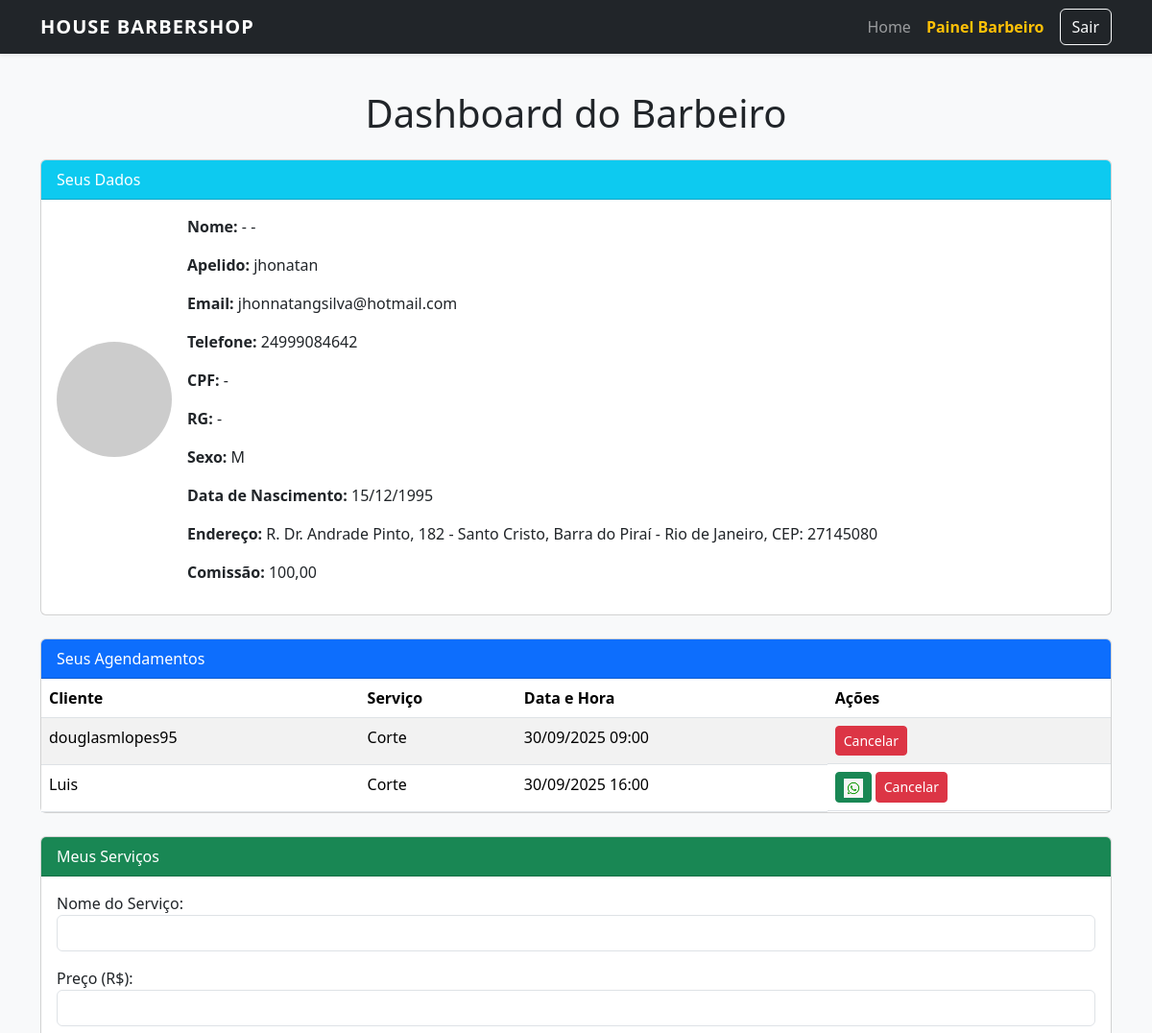
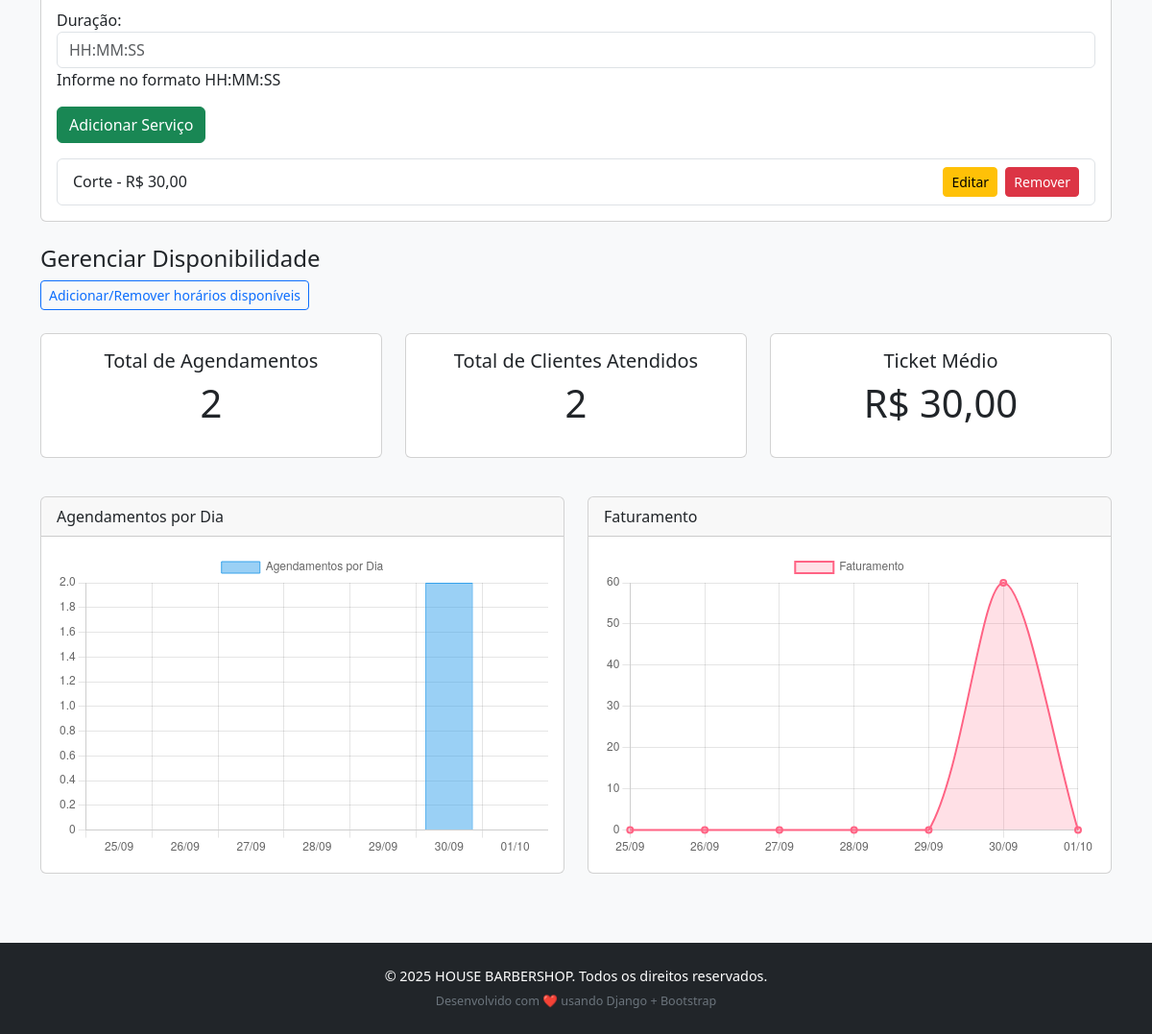
The app's page /dashboard/barbeiro/ (signed in) with its own data (2 pictures, top to bottom).
### agenda/models.py (models this page shows, shortened)
class Usuario(AbstractUser):
    TIPO_CHOICES = (
        ("cliente", "Cliente"),
        ("barbeiro", "Barbeiro"),
        ("admin_barbearia", "Administrador da Barbearia"),
        ("superadmin", "Super Administrador"),
    )
    tipo = models.CharField("Tipo de Usuário", max_length=20, choices=TIPO_CHOICES, default="cliente")
    barbearia = models.ForeignKey(
        Barbearia,
        on_delete=models.SET_NULL,
        null=True,
        blank=True,
        related_name="usuarios",
        verbose_name="Barbearia"
    )
    apelido = models.CharField("Apelido", max_length=50, blank=True, null=True)
    telefone = models.CharField("Telefone", max_length=20, blank=True, null=True)
    cpf = models.CharField("CPF", max_length=14, blank=True, null=True)
    rg = models.CharField("RG", max_length=20, blank=True, null=True)
    sexo = models.CharField(
        "Sexo",
        max_length=10,
        choices=(('M', 'Masculino'), ('F', 'Feminino')),
        blank=True,
        null=True
    )
    data_nascimento = models.DateField("Data de Nascimento", blank=True, null=True)
    estado = models.CharField("Estado", max_length=50, blank=True, null=True)
    cidade = models.CharField("Cidade", max_length=50, blank=True, null=True)
    bairro = models.CharField("Bairro", max_length=50, blank=True, null=True)
    rua = models.CharField("Rua", max_length=100, blank=True, null=True)
    cep = models.CharField("CEP", max_length=10, blank=True, null=True)
    numero = models.CharField("Número", max_length=10, blank=True, null=True)
    complemento = models.CharField("Complemento", max_length=50, blank=True, null=True)
    observacao = models.TextField("Observação", blank=True, null=True)
    foto = models.ImageField("Foto", upload_to='fotos_barbeiro/', blank=True, null=True)
    comissao = models.DecimalField("Comissão (%)", max_digits=5, decimal_places=2, default=0.0)
    class Meta:
        verbose_name = "Usuário"
        verbose_name_plural = "Usuários"
        ordering = ["username"]

class Agendamento(models.Model):
    STATUS_CHOICES = (
        ("ativo", "Ativo"),
        ("cancelado", "Cancelado"),
    )
    barbearia = models.ForeignKey(
        Barbearia,
        on_delete=models.CASCADE,
        related_name="agendamentos",
        verbose_name="Barbearia"
    )
    cliente = models.ForeignKey(
        Usuario,
        on_delete=models.CASCADE,
        related_name="agendamentos_cliente",
        verbose_name="Cliente"
    )
    barbeiro = models.ForeignKey(
        Usuario,
        on_delete=models.CASCADE,
        related_name="agendamentos_barbeiro",
        verbose_name="Barbeiro"
    )
    servico = models.ForeignKey(
        Servico,
        on_delete=models.SET_NULL,
        null=True,
        related_name="agendamentos",
        verbose_name="Serviço"
    )
    data = models.DateTimeField("Data e Hora")
    criado_em = models.DateTimeField("Criado em", auto_now_add=True)
    status = models.CharField("Status", max_length=20, choices=STATUS_CHOICES, default="ativo")
    mensagem_cancelamento = models.TextField("Mensagem de Cancelamento", blank=True, null=True)
    class Meta:
        verbose_name = "Agendamento"
        verbose_name_plural = "Agendamentos"
        ordering = ["-data"]

class Servico(models.Model):
    barbearia = models.ForeignKey(
        Barbearia,
        on_delete=models.CASCADE,
        related_name="servicos",
        verbose_name="Barbearia"
    )
    barbeiro = models.ForeignKey(
        Usuario,
        on_delete=models.CASCADE,
        related_name="servicos",
        verbose_name="Barbeiro"
    )
    nome = models.CharField("Nome do Serviço", max_length=100)
    preco = models.DecimalField("Preço (R$)", max_digits=8, decimal_places=2)
    duracao = models.DurationField("Duração", help_text="Informe no formato HH:MM:SS")
    class Meta:
        verbose_name = "Serviço"
        verbose_name_plural = "Serviços"
        ordering = ["nome"]

### agenda/views.py (the view, shortened to what this page needs)
# urls.py: path("dashboard/barbeiro/", views.dashboard_barbeiro, name="dashboard_barbeiro"),
@login_required
def dashboard_barbeiro(request):
    if request.user.tipo != "barbeiro":
        return redirect("agenda:home")
    agendamentos = Agendamento.objects.filter(barbeiro=request.user).order_by("data")
    total_agendamentos = agendamentos.filter(status="ativo").count()
    total_clientes = agendamentos.filter(status="ativo").values("cliente").distinct().count()
    ticket_medio = agendamentos.filter(status="ativo").aggregate(avg=Avg("servico__preco"))["avg"] or 0
    stats = []
    for i in range(7):
        dia = now().date() - timedelta(days=i)
        dia_agendamentos = agendamentos.filter(data__date=dia, status="ativo")
        stats.append({
            "data": dia.strftime("%d/%m"),
            "total": dia_agendamentos.count(),
            "faturamento": dia_agendamentos.aggregate(total=Sum("servico__preco"))["total"] or 0
        })
    stats.reverse()
    servicos = Servico.objects.filter(barbeiro=request.user)
    form = ServicoForm()
    return render(
        request,
        "dashboard_barbeiro.html",
        {
            "agendamentos": agendamentos,
            "total_agendamentos": total_agendamentos,
            "total_clientes": total_clientes,
            "ticket_medio": ticket_medio,
            "stats": stats,
            "servicos": servicos,
            "form": form
        },
    )

### agenda/forms.py
class ServicoForm(forms.ModelForm):
    class Meta:
        model = Servico
        fields = ["nome", "preco", "duracao"]
        widgets = {
            "nome": forms.TextInput(attrs={"class": "form-control"}),
            "preco": forms.NumberInput(attrs={"class": "form-control"}),
            "duracao": forms.TextInput(attrs={"class": "form-control", "placeholder": "HH:MM:SS"}),
        }

### agenda/templatetags/custom_filters.py (called while the page is built)
@register.filter
def limpar_telefone(value):
    if not value:
        return ''
    return re.sub(r'[^0-9]', '', value)

### templates/dashboard_barbeiro.html (shortened to what this page needs)
{% extends "base.html" %}
{% load static %}
{% load custom_filters %}
{% block content %}
<div class="container my-4">
  <h1 class="mb-4 text-center">Dashboard do Barbeiro</h1>
  <div class="card mb-4">
    <div class="card-header bg-info text-white">Seus Dados</div>
    <div class="card-body d-flex align-items-center flex-wrap">
      {% if user.foto %}
        <img src="{{ user.foto.url }}" alt="Foto do Barbeiro" class="rounded-circle me-3 mb-3" width="120" height="120">
      {% else %}
        <img src="https://via.placeholder.com/120" alt="Sem foto" class="rounded-circle me-3 mb-3">
      {% endif %}
      <div>
        <p><strong>Nome:</strong> {{ user.first_name|default:"-" }} {{ user.last_name|default:"-" }}</p>
        <p><strong>Apelido:</strong> {{ user.username|default:"-" }}</p>
        <p><strong>Email:</strong> {{ user.email|default:"-" }}</p>
        <p><strong>Telefone:</strong> {{ user.telefone|default:"-" }}</p>
        <p><strong>CPF:</strong> {{ user.cpf|default:"-" }}</p>
        <p><strong>RG:</strong> {{ user.rg|default:"-" }}</p>
        <p><strong>Sexo:</strong> {{ user.sexo|default:"-" }}</p>
        <p><strong>Data de Nascimento:</strong> {{ user.data_nascimento|date:"d/m/Y"|default:"-" }}</p>
        <p><strong>Endereço:</strong>
          {{ user.rua|default:"-" }}, {{ user.numero|default:"-" }} - {{ user.bairro|default:"-" }}, {{ user.cidade|default:"-" }} - {{ user.estado|default:"-" }}, CEP: {{ user.cep|default:"-" }}
        </p>
        <p><strong>Comissão:</strong> {{ user.comissao|default:"0%" }}</p>
      </div>
    </div>
  </div>
  <div class="card mb-4">
    <div class="card-header bg-primary text-white">Seus Agendamentos</div>
    <div class="table-responsive">
      <table class="table table-striped table-hover mb-0">
        <thead>
          <tr>
            <th>Cliente</th>
            <th>Serviço</th>
            <th>Data e Hora</th>
            <th>Ações</th>
          </tr>
        </thead>
        <tbody>
          {% for a in agendamentos %}
            {% if a.status == "ativo" %}
            <tr>
              <td>{{ a.cliente.username|default:"-" }}</td>
              <td>{% if a.servico %}{{ a.servico.nome }}{% else %}<em>Serviço não definido</em>{% endif %}</td>
              <td>{{ a.data|date:"d/m/Y H:i" }}</td>
              <td class="d-flex gap-1">
                {% if a.cliente.telefone %}
                  <a href="https://wa.me/+55{{ a.cliente.telefone|limpar_telefone }}"
                     target="_blank" class="btn btn-success btn-sm" title="WhatsApp Cliente">
                     <img src="{% static 'images/whatsapp-logo.jpg' %}" alt="WhatsApp" style="height:20px;">
                  </a>
                {% endif %}
                <a href="{% url 'agenda:cancelar_agendamento' a.id %}"
                   class="btn btn-danger btn-sm"
                   onclick="return confirm('Deseja realmente cancelar este agendamento?');">
                   Cancelar
                </a>
              </td>
            </tr>
            {% endif %}
          {% empty %}
            <tr>
              <td colspan="4" class="text-center">Nenhum agendamento ainda.</td>
            </tr>
          {% endfor %}
        </tbody>
      </table>
    </div>
  </div>
  <div class="card mb-4">
    <div class="card-header bg-success text-white">Meus Serviços</div>
    <div class="card-body">
      <form method="post" action="{% url 'agenda:adicionar_servico' %}" class="mb-3">
        {{ form.as_p }}
        <button type="submit" class="btn btn-success">Adicionar Serviço</button>
      </form>
      <ul class="list-group">
        {% for s in servicos %}
          <li class="list-group-item d-flex justify-content-between align-items-center flex-wrap">
            <span>{{ s.nome }} - R$ {{ s.preco|floatformat:2 }}</span>
            <div class="mt-2 mt-md-0">
              <a href="{% url 'agenda:editar_servico' s.id %}" class="btn btn-warning btn-sm me-1">Editar</a>
              <form method="post" action="{% url 'agenda:remover_servico' s.id %}" style="display:inline;">
                <button type="submit" class="btn btn-danger btn-sm"
                        onclick="return confirm('Deseja remover este serviço?');">Remover</button>
              </form>
            </div>
          </li>
        {% empty %}
          <li class="list-group-item">Nenhum serviço cadastrado ainda.</li>
        {% endfor %}
      </ul>
    </div>
  </div>
  <div class="mb-4">
    <h4>Gerenciar Disponibilidade</h4>
    <p>
      <a href="{% url 'agenda:gerenciar_disponibilidade' %}" class="btn btn-outline-primary btn-sm">
        Adicionar/Remover horários disponíveis
      </a>
    </p>
  </div>
  <div class="row mb-4">
    <div class="col-12 col-md-4 mb-3">
      <div class="card text-center h-100">
        <div class="card-body">
          <h5>Total de Agendamentos</h5>
          <p class="display-6">{{ total_agendamentos|default:"0" }}</p>
        </div>
      </div>
    </div>
    <div class="col-12 col-md-4 mb-3">
      <div class="card text-center h-100">
        <div class="card-body">
          <h5>Total de Clientes Atendidos</h5>
          <p class="display-6">{{ total_clientes|default:"0" }}</p>
        </div>
      </div>
    </div>
    <div class="col-12 col-md-4 mb-3">
      <div class="card text-center h-100">
        <div class="card-body">
          <h5>Ticket Médio</h5>
          <p class="display-6">R$ {{ ticket_medio|floatformat:2|default:"0.00" }}</p>
        </div>
      </div>
    </div>
  </div>
  <div class="row">
    <div class="col-12 col-md-6 mb-4">
      <div class="card h-100">
        <div class="card-header">Agendamentos por Dia</div>
        <div class="card-body" style="height: 350px;">
          <canvas id="agendamentosChart"></canvas>
        </div>
      </div>
    </div>
    <div class="col-12 col-md-6 mb-4">
      <div class="card h-100">
        <div class="card-header">Faturamento</div>
        <div class="card-body" style="height: 350px;">
          <canvas id="faturamentoChart"></canvas>
        </div>
      </div>
    </div>
  </div>
</div>
<script>
  const agendamentoLabels = [{% for stat in stats %}'{{ stat.data }}'{% if not forloop.last %},{% endif %}{% empty %}'Sem dados'{% endfor %}];
  const agendamentoData = [{% for stat in stats %}{{ stat.total|default:"0" }}{% if not forloop.last %},{% endif %}{% empty %}0{% endfor %}];
  const faturamentoData = [{% for stat in stats %}{{ stat.faturamento|default:"0" }}{% if not forloop.last %},{% endif %}{% empty %}0{% endfor %}];
  const ctx1 = document.getElementById('agendamentosChart').getContext('2d');
  new Chart(ctx1, {
    type: 'bar',
    data: {
      labels: agendamentoLabels,
      datasets: [{
        label: 'Agendamentos por Dia',
        data: agendamentoData,
        backgroundColor: 'rgba(54, 162, 235, 0.5)',
        borderColor: 'rgba(54, 162, 235, 1)',
        borderWidth: 1
      }]
    },
    options: { scales: { y: { beginAtZero: true } }, responsive:true, maintainAspectRatio:false }
  });
  const ctx2 = document.getElementById('faturamentoChart').getContext('2d');
  new Chart(ctx2, {
    type: 'line',
    data: {
      labels: agendamentoLabels,
      datasets: [{
        label: 'Faturamento',
        data: faturamentoData,
        backgroundColor: 'rgba(255, 99, 132, 0.2)',
        borderColor: 'rgba(255, 99, 132, 1)',
        borderWidth: 2,
        tension: 0.3,
        fill: true
      }]
    },
    options: { scales: { y: { beginAtZero: true } }, responsive:true, maintainAspectRatio:false }
  });
  // Notificações em tempo real
  function verificarNotificacoes() {
    fetch("{% url 'agenda:lista_notificacoes' %}")
      .then(response => response.json())
      .then(data => {
        data.notificacoes.forEach(n => {
          Swal.fire({
            title: "Nova Notificação",
            text: n.mensagem,
            icon: "info",
            confirmButtonText: "Fechar"
          });
          fetch(`/api/notificacao_lida/${n.id}/`);
        });
      });
  }
  setInterval(verificarNotificacoes, 10000);
</script>
{% endblock %}

### templates/base.html (shortened to what this page needs)
{% load static %}
<!DOCTYPE html>
<html lang="pt-br">
<head>
  <link href="https://cdn.jsdelivr.net/npm/bootstrap@5.3.3/dist/css/bootstrap.min.css" rel="stylesheet">
</head>
<body>
  <nav class="navbar navbar-expand-lg navbar-dark bg-dark fixed-top shadow-sm">
    <div class="container">
      <a class="navbar-brand" href="{% url 'agenda:home' %}">HOUSE BARBERSHOP</a>
      <div class="collapse navbar-collapse" id="navbarNav">
        <ul class="navbar-nav ms-auto align-items-lg-center">
          <li class="nav-item">
            <a class="nav-link {% if request.resolver_match.url_name == 'home' %}active{% endif %}"
               href="{% url 'agenda:home' %}">Home</a>
          </li>
          {% if user.is_authenticated %}
            {% if user.tipo == "cliente" %}
              <li class="nav-item">
                <a class="nav-link {% if request.resolver_match.url_name == 'agenda_cliente' %}active{% endif %}"
                   href="{% url 'agenda:agenda_cliente' %}">Minha Agenda</a>
              </li>
            {% elif user.tipo == "barbeiro" %}
              <li class="nav-item">
                <a class="nav-link {% if request.resolver_match.url_name == 'dashboard_barbeiro' %}active{% endif %}"
                   href="{% url 'agenda:dashboard_barbeiro' %}">Painel Barbeiro</a>
              </li>
            {% endif %}
            <li class="nav-item ms-lg-2">
              <form method="post" action="{% url 'agenda:logout' %}" class="d-inline">
                <button type="submit" class="btn btn-outline-light">Sair</button>
              </form>
            </li>
          {% endif %}
        </ul>
      </div>
    </div>
  </nav>
  <main class="container-fluid p-0">
    {% block content %}{% endblock %}
  </main>
  <footer class="bg-dark text-white py-4 mt-5">
    <div class="container text-center">
      <p class="mb-1">&copy; {% now "Y" %} HOUSE BARBERSHOP. Todos os direitos reservados.</p>
      <small class="text-secondary">Desenvolvido com ❤️ usando Django + Bootstrap</small>
    </div>
  </footer>
</body>
</html>

### templates/base.html (style rules this page uses)
body { padding-top: 70px; background-color: #f8f9fa; font-family: 'Segoe UI', Tahoma, Geneva, Verdana, sans-serif; }
.navbar-brand { font-weight: bold; letter-spacing: 1px; }
.nav-link.active { font-weight: bold; color: #ffc107 !important; }
footer { font-size: 0.9rem; }

### records on screen
Usuario: first_name "-", last_name "-", username "jhonatan", email "jhonnatangsilva@hotmail.com", telefone "24999084642", cpf "-", rg "-", sexo "M", data_nascimento "15/12/1995", rua "R. Dr. Andrade Pinto", numero "182", bairro "Santo Cristo", cidade "Barra do Piraí", estado "Rio de Janeiro", cep "27145080", comissao "100,00"
Agendamento: cliente.username "douglasmlopes95", servico.nome "Corte", data "30/09/2025 09:00"
Agendamento: cliente.username "Luis", servico.nome "Corte", data "30/09/2025 16:00"
Servico: nome "Corte", preco "30,00"

### other values on screen
{{ total_agendamentos|default:"0" }} "2"
{{ total_clientes|default:"0" }} "2"
{{ ticket_medio|floatformat:2|default:"0.00" }} "30,00"
chart data {{ stat.data }} 25/09, 26/09, 27/09, 28/09, 29/09, 30/09, 01/10
chart data {{ stat.total|default:"0" }} 0, 0, 0, 0, 0, 2, 0
chart data {{ stat.faturamento|default:"0" }} 0, 0, 0, 0, 0, 60, 0
